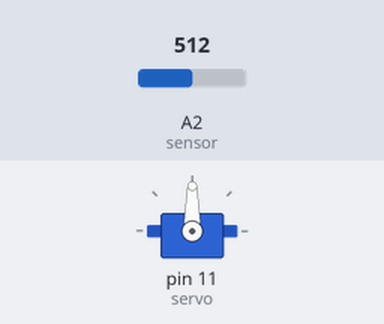
The sketch below on a simulated Arduino Uno, built with avr-gcc and run on an emulated ATmega328P. On the bench: servo. Inputs (shaded band) come from the test bench; at power-on: A2 (sensor) = 512. What the sketch prints to the serial monitor is not drawn.

Above: at 1.2 s.
1.3 s: A2 (sensor) set to 716
At 1.7 s:
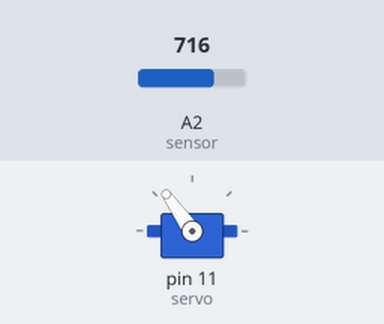
2.8 s: A2 (sensor) set to 900
At 4.0 s:
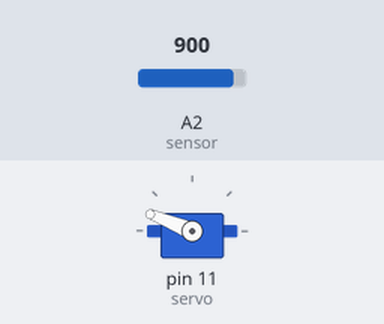
4.3 s: A2 (sensor) set to 1023
At 5.2 s:
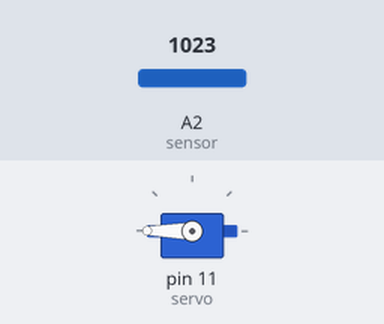
5.8 s: A2 (sensor) set to 306
At 6.4 s:
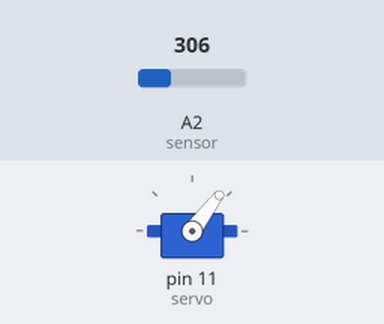
7.3 s: A2 (sensor) set to 122
At 8.5 s:
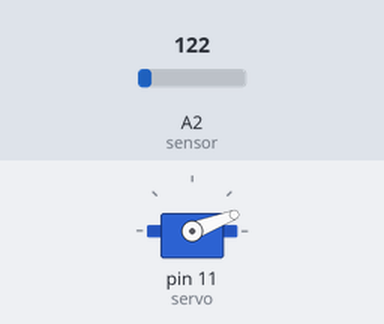
8.8 s: A2 (sensor) set to 0
At 9.7 s:
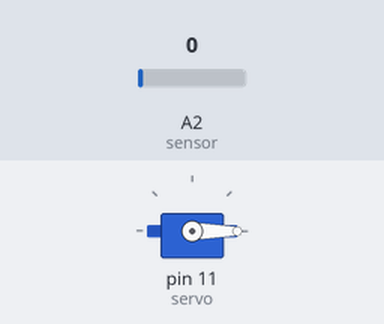
Timing chart, 0 to 11.3 s (numbered marks = the images above; inputs shaded):
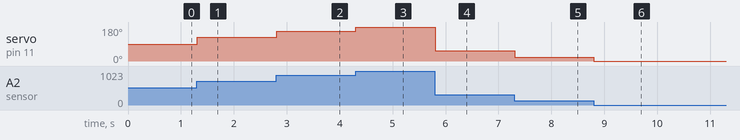

The sketch:

sensorServo.ino
```cpp
#include <Servo.h>

Servo myservo;
int sensor = A2; //포트지정
int servo = 11;

void setup(){
    Serial.begin(9600);
    myservo.attach(servo);

}

void loop(){
    int val = analogRead(sensor);
    int angle = map(val,0,1023,0,180);
    Serial.println(angle);
    myservo.write(angle);
}
```

Measured:
- after the input at 1.3 s, servo on pin 11 (servo): 90° → 125° at once
- after the input at 2.8 s, servo on pin 11 (servo): 125° → 158° at once
- after the input at 4.3 s, servo on pin 11 (servo): 158° → 180° at once
- after the input at 5.8 s, servo on pin 11 (servo): 180° → 53° at once
- after the input at 7.3 s, servo on pin 11 (servo): 53° → 21° at once
- after the input at 8.8 s, servo on pin 11 (servo): 21° → 0° at once
